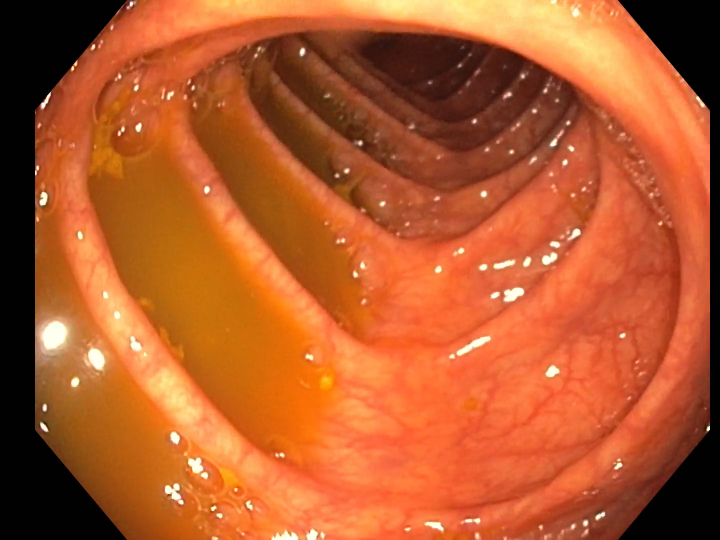
//> input picture images/s1_001.png, 1440 x 1080 px (shown at 1/2 size)
$ ./main_distort   (built with g++ and OpenCV 4)
//> lines starting //> are read from the running program, lines starting //| are printed output that depends on the picture
#include <iostream>
#include <opencv2/opencv.hpp>
#include <limits>


// Replace these values with the values obtained from your camera calibration
double k1 = -0.139659;
double k2 = -0.000313999;
double k3 = 0.0015055;
double k4 = -0.000131671;
std::vector<double> coefficients = {k1, k2, k3, k4};
double fx = 717.691;
double fy = 718.021;
double cx = 734.728;
double cy = 552.072;

double max_double = std::numeric_limits<double>::max();
double min_double = std::numeric_limits<double>::min();


cv::Mat initUndistortRectifyMap(cv::Size size) {
    cv::Mat map1(size, CV_32FC1);
    cv::Mat map2(size, CV_32FC1);

    float s = 0;  // Skew is assumed to be 0

    float fx_inv = 1.0 / fx;
    float fy_inv = 1.0 / fy;

    for (int y = 0; y < size.height; ++y) {
        for (int x = 0; x < size.width; ++x) {
            float x_normalized = (x - cx) * fx_inv;
            float y_normalized = (y - cy) * fy_inv;

            float r_sq = x_normalized * x_normalized + y_normalized * y_normalized;
            float r = std::sqrt(r_sq);

            float theta = std::atan(r);

            float theta_distorted;
            if (r == 0) {
                theta_distorted = 1.0;
            } else {
                theta_distorted = theta * (1.0 + k1 * r_sq + k2 * r_sq * r_sq + k3 * r_sq * r_sq * r_sq + k4 * r_sq * r_sq * r_sq * r_sq);
            }

            float x_distorted = theta_distorted * x_normalized / r;
            float y_distorted = theta_distorted * y_normalized / r;

            float x_distorted_pixel = x_distorted * fx + cx;
            float y_distorted_pixel = y_distorted * fy + cy;

            map1.at<float>(y, x) = x_distorted_pixel;
            map2.at<float>(y, x) = y_distorted_pixel;
        }
    }

    cv::Mat map;
    cv::merge(std::vector<cv::Mat>{map1, map2}, map);

    return map;
}


cv::Mat initDistortRectifyMap(cv::Size size) {
    cv::Mat map1(size, CV_32FC1);
    cv::Mat map2(size, CV_32FC1);

    float s = 0;  // Skew is assumed to be 0

    float fx_inv = 1.0 / fx;
    float fy_inv = 1.0 / fy;

    cv::Mat R = cv::Mat::eye(3, 3, CV_64FC1);

    for (int y = 0; y < size.height; ++y) {
        for (int x = 0; x < size.width; ++x) {
            cv::Mat point_in(3, 1, CV_64FC1);
            point_in.at<double>(0, 0) = (x - cx) * fx_inv;
            point_in.at<double>(1, 0) = (y - cy) * fy_inv;
            point_in.at<double>(2, 0) = 1;

            cv::Mat point_out = R * point_in;

            float x_normalized = point_out.at<double>(0, 0) / point_out.at<double>(2, 0);
            float y_normalized = point_out.at<double>(1, 0) / point_out.at<double>(2, 0);

            float r_sq = x_normalized * x_normalized + y_normalized * y_normalized;
            float r = std::sqrt(r_sq);

            float theta = std::atan(r);

            float theta_distorted = theta * (1.0 + k1 * r_sq + k2 * r_sq * r_sq + k3 * r_sq * r_sq * r_sq + k4 * r_sq * r_sq * r_sq * r_sq);

            float x_distorted = theta_distorted * x_normalized / r;
            float y_distorted = theta_distorted * y_normalized / r;

            float x_distorted_pixel = x_distorted * fx + cx;
            float y_distorted_pixel = y_distorted * fy + cy;

            map1.at<float>(y, x) = x_distorted_pixel;
            map2.at<float>(y, x) = y_distorted_pixel;
        }
    }

    cv::Mat map;
    cv::merge(std::vector<cv::Mat>{map1, map2}, map);

    return map;
}


// [135 lines left out: functions undistortKB, undistortKBu, not called in this run]


int main() {

    std::string image_i = "/home/icirauqui/workspace_phd/fisheye_matcher/images/s1_001.png";
    std::string image_o = "/home/icirauqui/workspace_phd/fisheye_matcher/images/s1_001_o.png";

    cv::Mat src = cv::imread(image_i);
//> src is the input picture: 1080 rows x 1440 cols, CV_8UC3; mean B, G, R 43.6, 90.2, 180.2
    if (src.empty()) {
        std::cerr << "Failed to load the image." << std::endl;
        return -1;
    }


    //cv::Mat dst;
    //undistortKBu(src, dst);

    // New black image of size src
    cv::Mat blank = cv::Mat::zeros(src.size(), src.type());
    // Draw line in image
    cv::line(blank, cv::Point(0, 1000), cv::Point(1000, 0), cv::Scalar(0, 255, 255), 4, 8);
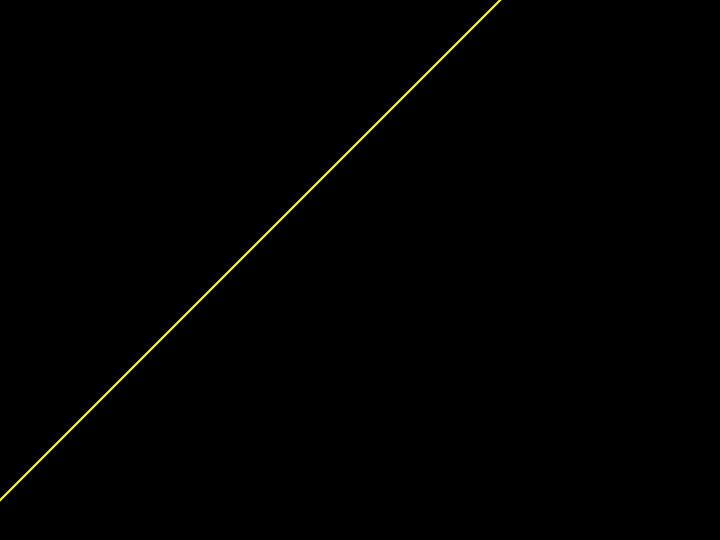
//> blank: 1080 rows x 1440 cols, CV_8UC3 (shown at 1/2 size); mean B, G, R 0, 1, 1


    // Compute the undistortion map
    cv::Mat map_und = initDistortRectifyMap(src.size());
//> after the loop in initDistortRectifyMap, `for (int y = 0; y < size.height; ++y)`:
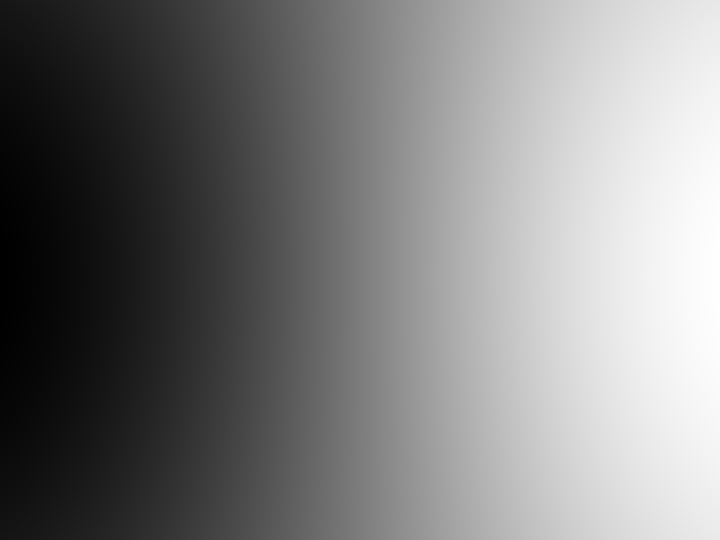
//> map1: 1080 rows x 1440 cols, CV_32FC1 (shown at 1/2 size); min 245.7, max 1217.3, mean 725.1; drawn with min black and max white
//> after the loop in initDistortRectifyMap, `for (int y = 0; y < size.height; ++y)`:
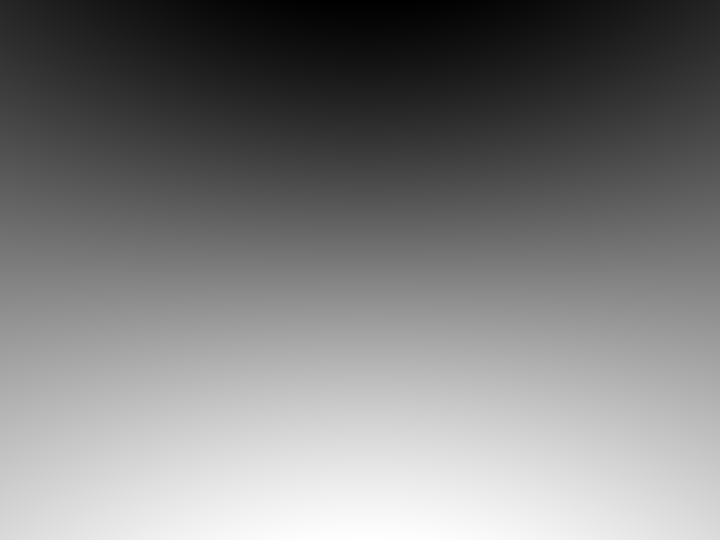
//> map2: 1080 rows x 1440 cols, CV_32FC1 (shown at 1/2 size); min 120.2, max 972.5, mean 543.2; drawn with min black and max white
    cv::Mat map_dis = initUndistortRectifyMap(src.size());

    // Apply the fisheye distortion
    cv::Mat dst, dst2, blank2;
    cv::remap(src, dst, map_und, cv::Mat(), cv::INTER_LINEAR, cv::BORDER_WRAP);
    cv::remap(blank, blank, map_und, cv::Mat(), cv::INTER_LINEAR, cv::BORDER_WRAP);
    cv::remap(dst, dst2, map_dis, cv::Mat(), cv::INTER_LINEAR, cv::BORDER_WRAP);
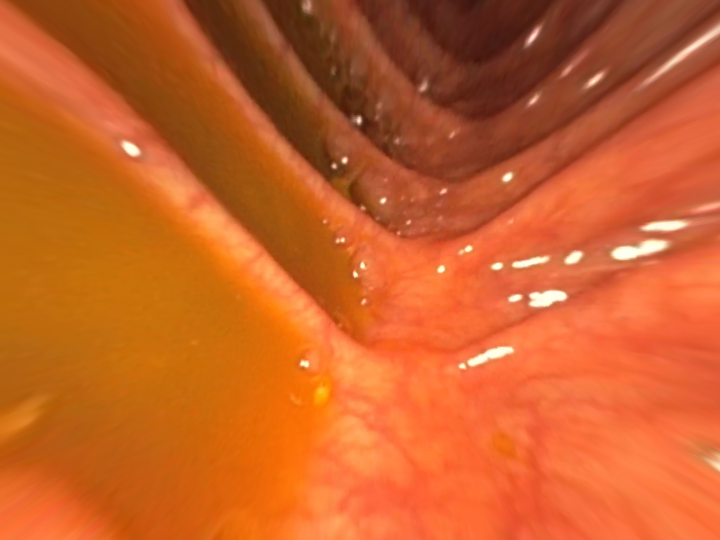
//> dst2: 1080 rows x 1440 cols, CV_8UC3 (shown at 1/2 size); mean B, G, R 40.4, 96.9, 201
    cv::remap(blank, blank2, map_dis, cv::Mat(), cv::INTER_LINEAR, cv::BORDER_WRAP);


    // Resize all images
    cv::resize(src, src, cv::Size(), 0.5, 0.5);
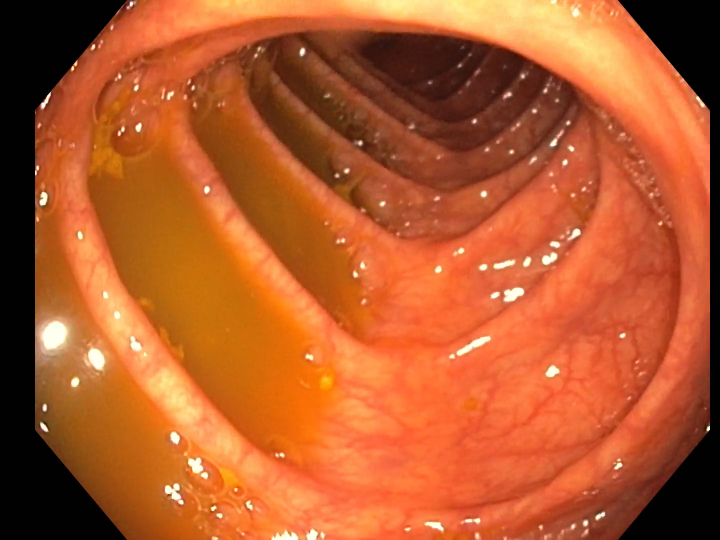
//> src: 540 rows x 720 cols, CV_8UC3; mean B, G, R 43.7, 90.3, 180.3
    cv::resize(dst, dst, cv::Size(), 0.5, 0.5);
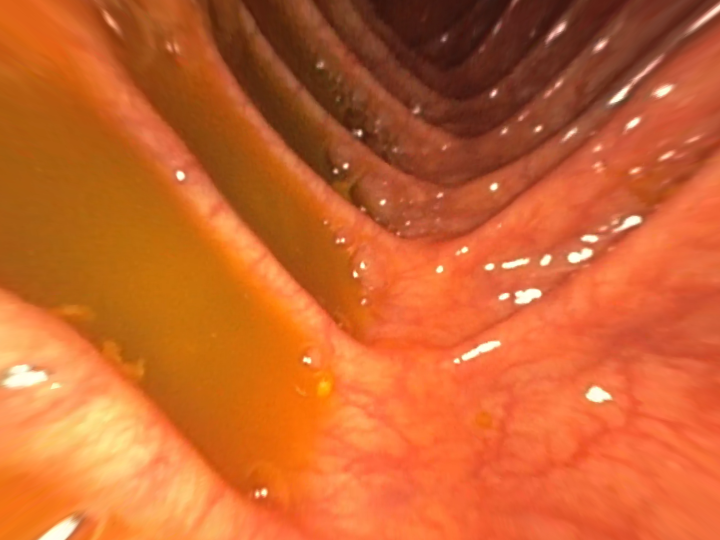
//> dst: 540 rows x 720 cols, CV_8UC3; mean B, G, R 46, 100.2, 202.3
    cv::resize(blank, blank, cv::Size(), 0.5, 0.5);
    cv::resize(dst2, dst2, cv::Size(), 0.5, 0.5);
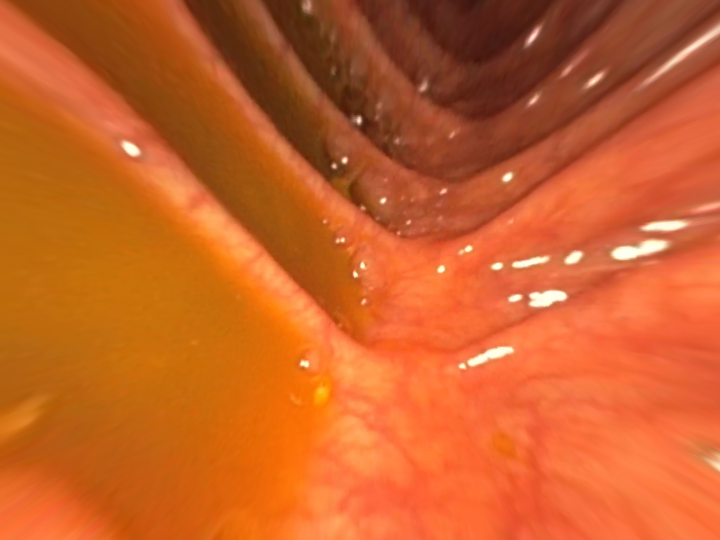
//> dst2: 540 rows x 720 cols, CV_8UC3; mean B, G, R 40.5, 97.1, 201.2
    cv::resize(blank2, blank2, cv::Size(), 0.5, 0.5);


    // Show image
    cv::imshow("src", src);
    cv::imshow("dst", dst);
    cv::imshow("blank", blank);
    cv::imshow("dst2", dst2);
    cv::imshow("blank2", blank2);
    cv::waitKey(0);

    //cv::Mat undistortedImage = undistortImageKB2(src);


    //cv::imwrite(image_o, undistortedImage);

    return 0;
}

$ run again, with images/s1_002.png copied over images/s1_001.png
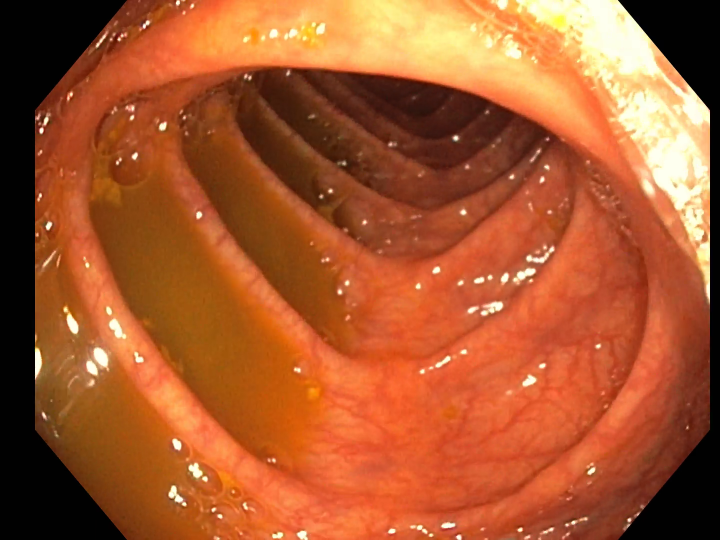
//> input picture images/s1_002.png, 1440 x 1080 px (shown at 1/2 size)
//> src is the input picture: 1080 rows x 1440 cols, CV_8UC3; mean B, G, R 46.3, 88.3, 167.7
//> src: 540 rows x 720 cols, CV_8UC3
//> `cv::resize(dst, dst, cv::Size(), 0.5, 0.5);`:
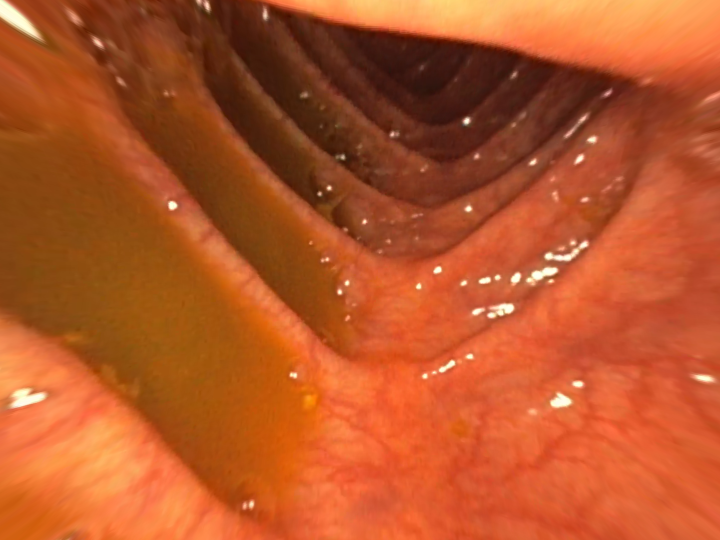
//> dst: 540 rows x 720 cols, CV_8UC3; mean B, G, R 40.5, 85.7, 182
//> `cv::resize(dst2, dst2, cv::Size(), 0.5, 0.5);`:
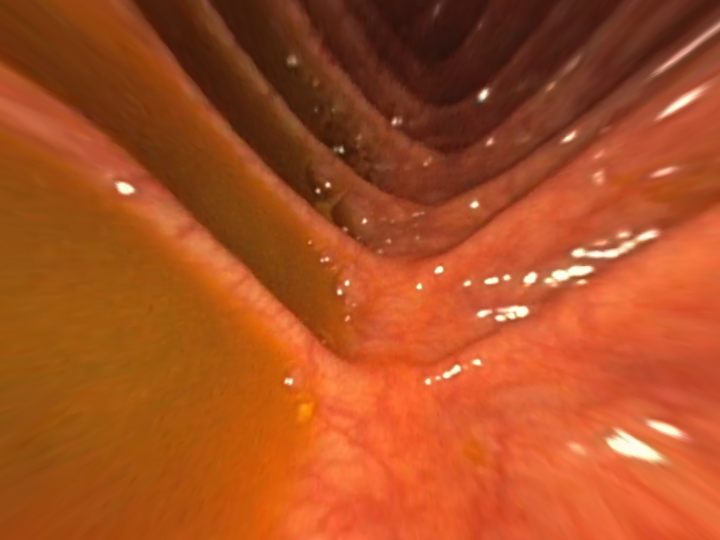
//> dst2: 540 rows x 720 cols, CV_8UC3; mean B, G, R 34.4, 78.3, 168.8
